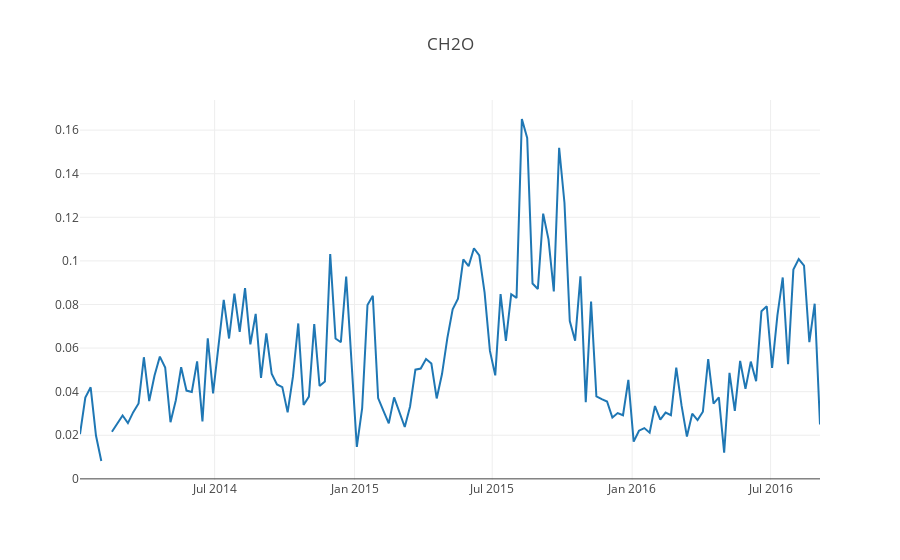

Notebook code for this chart:
### Code cell
#time visualisation
def plotly_df(df, title = ''):
    data = []

    for column in df.columns:
        trace = go.Scatter(
            x = df.index,
            y = df[column],
            mode = 'lines',
            name = column
        )
        data.append(trace)

    layout = dict(title = title)
    fig = dict(data = data, layout = layout)
    iplot(fig, show_link=False)

plotly_df(aggr_dft.resample('W').apply(sum), title = 'CH2O')

### Figure 1 — Plotly figure (JSON) as saved in the notebook; plotly's stock layout.template omitted (floating-point values rounded to 4 significant figures; data arrays with more than 128 entries replaced by an {"elided": "..."} marker saying what was removed)
{"data": [{"mode": "lines", "name": "CH2O_mean", "type": "scatter", "x": {"elided": "140 str values"}, "y": {"elided": "140 float values"}}], "layout": {"title": "CH2O"}}
